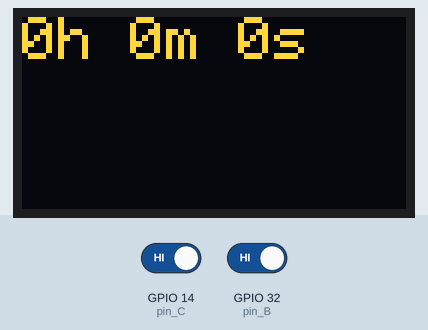
Recording of a sketch running on a simulated ESP32. Parts: 128×64 one-colour display. The inputs (shaded band) are chosen by the test bench; at power-on: GPIO 32 (pin_B) HIGH, GPIO 14 (pin_C) HIGH. The OLED is the two-colour kind (top 16 rows yellow); what the sketch prints to the serial monitor is not drawn.

Above: at 1.2 s.
1.3 s: GPIO 32 (pin_B) driven LOW
At 1.41 s:
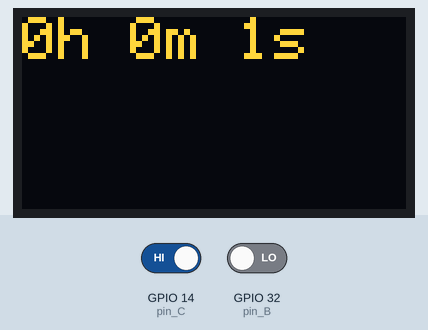
2.8 s: GPIO 14 (pin_C) driven LOW
At 2.82 s:
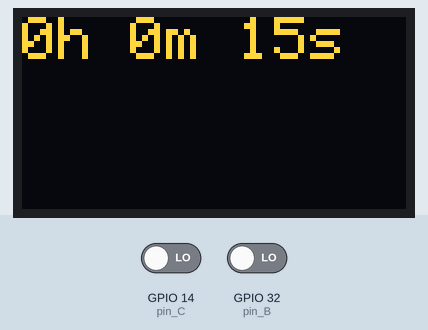

The sketch:

tp3_part4.ino
```cpp
#define pin_B 32
#define pin_C 14

#include "FeatherShieldPinouts.h"
#include <Adafruit_SH110X.h>
Adafruit_SH1107 display = Adafruit_SH1107(64, 128, &Wire);

bool on = false;
int dernier_b=0;
int dernier_c=0;
bool tmp=false;
volatile int cptr=0;

volatile int interruptCounter;
hw_timer_t * timer=NULL;
int oldVallue;

void IRAM_ATTR timerISR(){
  if (on){
    cptr++;
  }

}

void IRAM_ATTR boutonISR(){
  if (millis()-dernier_b >= 200){
    on = !on;
    dernier_b = millis();
  }
}

void IRAM_ATTR bouton2ISR(){
  Serial.println("salut");
  if (millis()-dernier_c >= 200 && !on){
    cptr=0;
    dernier_c = millis();
  }
}

void setup() {
  // put your setup code here, to run once:
  display.begin(0x3c, true);
  display.clearDisplay();
  display.setRotation(1);


  timer = timerBegin(0,80,true);
  timerAttachInterrupt(timer, &timerISR, true);
  timerAlarmWrite(timer, 100000,true);
  timerAlarmEnable(timer);

  pinMode(pin_B, INPUT);
  pinMode(pin_C, INPUT);
  attachInterrupt (pin_B, boutonISR, FALLING);
  attachInterrupt (pin_C, bouton2ISR, FALLING);

  Serial.begin(115000);
}

void loop() {
  // put your main code here, to run repeatedly:
  int h=cptr/(60*60);
  int minute=(cptr-h*(60*60))/60;
  int second = cptr-minute*60;
  display.clearDisplay();
  display.setTextSize(2);
  display.setTextColor(SH110X_WHITE);
  display.setCursor(0,0);
  display.println((String)h + "h " + (String)minute + "m " + (String)second + "s ");
  display.display();
  Serial.println(cptr);
}
```

FeatherShieldPinouts.h
```cpp
#define A0 26
#define A1 25
#define A2 34
#define A3 39
#define A4 36
#define A5 4
#define D2 14
#define D3 32
#define D4 15
#define D5 33
#define RX RX
#define TX TX
#define SCL 22
#define SDA 23
#define LED_BUILTIN 13
```

Measured:
- after the input at 1.3 s, the display: changes after 0.06 s (image 1)
